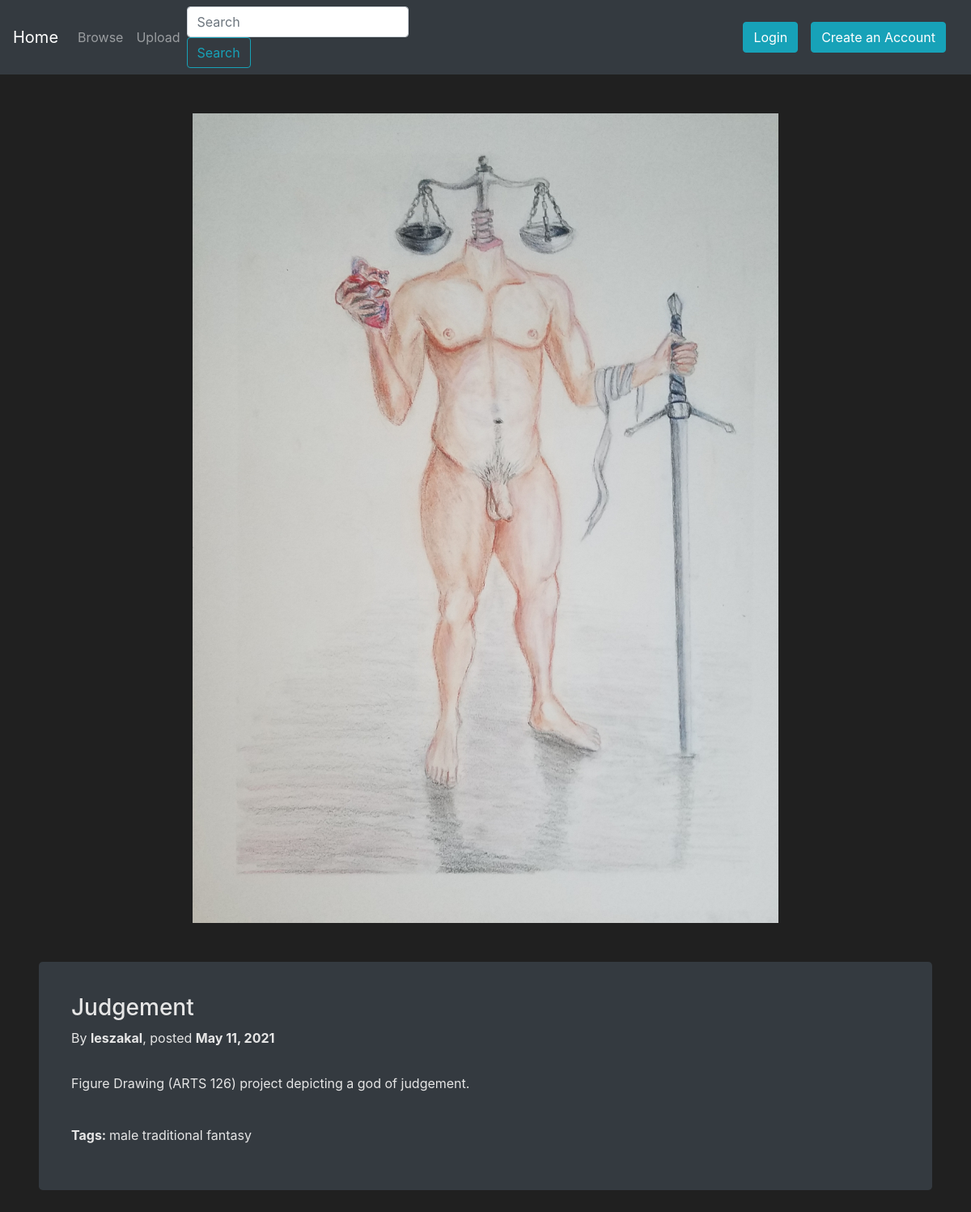
Page /posts/1/ on the earlier database version.
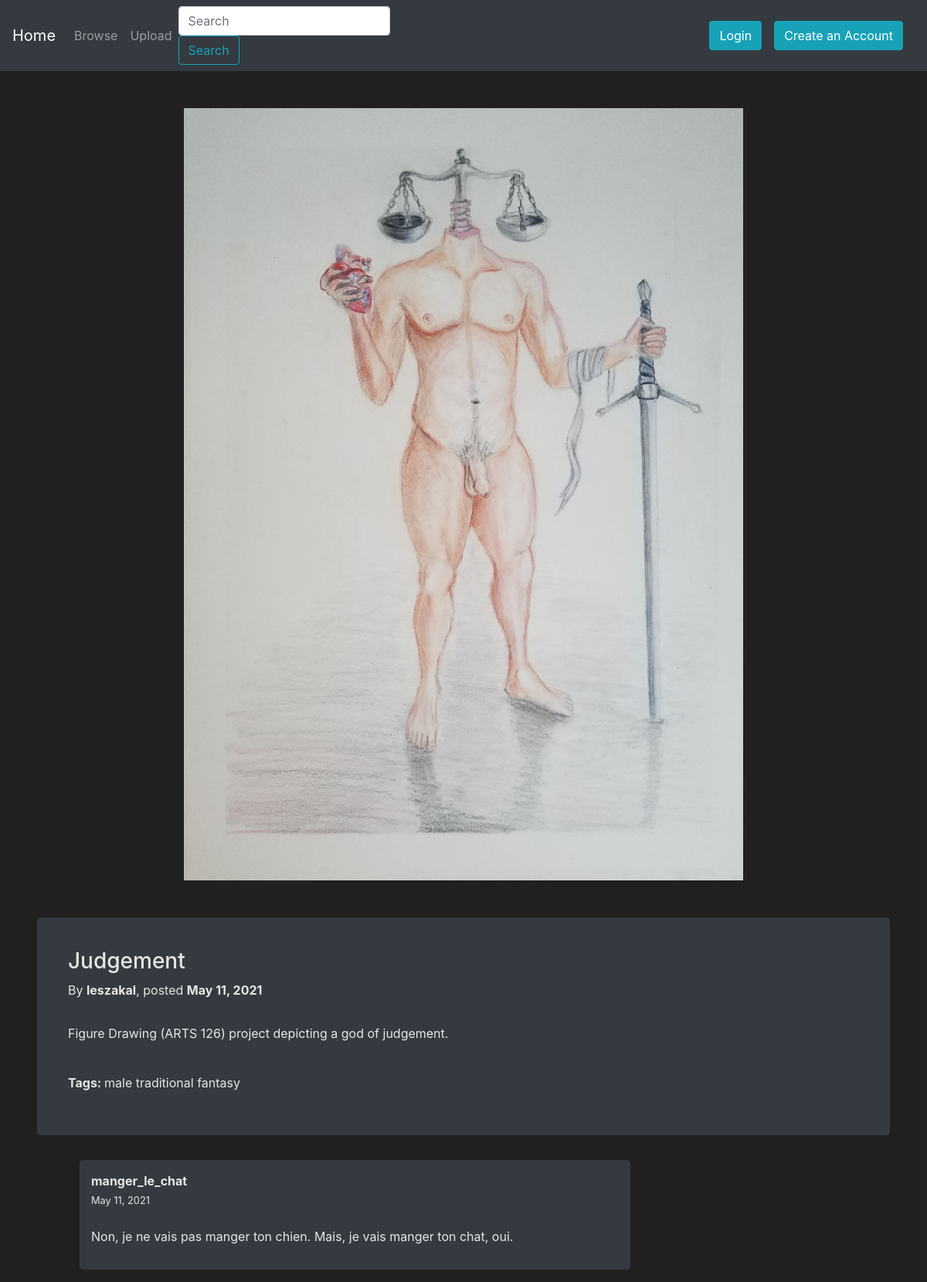
Same page on the later database version.
### posts/models.py (models this page shows)
class Post(models.Model):
    user = models.ForeignKey(User, on_delete=models.CASCADE)
    image = models.ImageField(upload_to='images/')
    title = models.CharField(max_length=60)
    description = models.TextField(max_length=500)
    tags = TaggableManager()
    timestamp = models.DateField(auto_now_add=True)
    private_status = models.BooleanField(default=False)

class Comment(models.Model):
    post = models.ForeignKey(Post, on_delete=models.CASCADE)
    text = models.TextField(max_length=400)
    user = models.ForeignKey(User, on_delete=models.CASCADE)
    timestamp = models.DateField(auto_now_add=True)
    timestamp_edited = models.DateField(auto_now=True)

### posts/views.py (the view, shortened to what this page needs)
# urls.py: path('posts/<pk>/', PostDetailed.as_view(), name="post_detailed")
class PostDetailed(DetailView):
    model = Post
    def get_context_data(self, *args, **kwargs):
        context = super().get_context_data(*args, **kwargs)
        context['comment_form'] = CommentForm
        return context

### templates/posts/post_detail.html (shortened to what this page needs)
<!DOCTYPE html>
<html>
<head>
  {% include "bootstrap.html" %}
  {% load crispy_forms_tags %}
  {% load static %}
  <link rel="stylesheet" href="{% static 'CSS/style.css' %}">
</head>
<body>
  {% include "navbar.html" %}
  {% if object.private_status == True and not user.is_authenticated %}
  <div class="container">
    <div class="jumbotron mt-5 bg-dark">
      <h3>You must be logged in to view this post.</h3>
      <p>Please <a href="/login">login</a> or <a href="/signup">create an account</a> to continue.</p>
    </div>
  </div>
  {% else %}
  <div class="container mt-5">
    <img src="{{ object.image.url }}" alt="{{ object.title }}" class="center">
  </div>
  <div class="jumbotron mt-5 ml-5 mr-5 bg-dark">
    <h3>{{ object.title }}</h3>
    <p class="pb-3">By <b>{{ object.user }}</b>, posted <b>{{ object.timestamp }}</b></p>
    <p>{{ object.description }}</p>
    <p class="pt-4"><b>Tags: </b>
    {% for tag in object.tags.all %}
    {{ tag }}
    {% endfor %}
    </p>
  </div>
  <div class="container ml-5">
    <ul>
      {% for comment in object.comment_set.all %}
      <li>
        <div class="jumbotron bg-dark col-8" id="jumbo-comment">
          <b>{{ comment.user }}</b><br>
          <small>{{ comment.timestamp }}</small><br><br>
          <p>{{ comment.text }}</p>
        </div>
      </li>
      {% endfor %}
    </ul>
  </div>
  {% endif %}
</body>
<html>

### templates/bootstrap.html (shortened to what this page needs)
<link rel="stylesheet" href="https://stackpath.bootstrapcdn.com/bootstrap/4.3.1/css/bootstrap.min.css">

### templates/navbar.html (shortened to what this page needs)
<nav class="navbar navbar-expand-lg navbar-dark bg-dark">
  <a class="navbar-brand" href="/">Home</a>
  <div class="collapse navbar-collapse" id-"navbarSupportedContent">
    <ul class="navbar-nav mr-auto">
      <li class="nav-item">
        <a class="nav-link" href="/browse_recent">Browse</a>
      </li>
      <li>
        <a class="nav-link" href="/upload">Upload</a>
      </li>
    </ul>
    <form class="form-inline my-2 my-lg-0">
      <input class="form-control mr-sm-2" type="search" placeholder="Search" aria-label="Search">
      <button class="btn btn-outline-info my-2 my-sm-0" type="submit">Search</button>
    </form>
    <div class="container ml-auto">
      <ul class="navbar-nav justify-content-end">
        {% if user.is_authenticated %}
          <li class="nav-item">
            <a class="btn btn-danger" href="/logout">Logout</a>
          </li>
        {% else %}
          <li class="nav-item">
            <a class="btn btn-info" href="/login">Login</a>
          </li>
          <li class="nav-item pl-3">
            <a class="btn btn-info" href="/signup">Create an Account</a>
          </li>
        {% endif %}
      </ul>
    </div>
  </div>
</nav>

### static/CSS/style.css (style rules this page uses)
body { background-color: #202020; color: #e6e6e6; }
a { color: #61D3D4; }
img { max-width: 1000px; max-height: 1000px; }
ul { list-style-type: none; }
.center { display: block; margin-left: auto; margin-right: auto; }
.jumbotron { padding: 40px; }
#jumbo-comment { padding: 15px; margin-bottom: 15px; }

Differences in the rows shown:
added Comment: user "manger_le_chat", timestamp "May 11, 2021", text "Non, je ne vais pas manger ton chien. Mais, je vais manger ton chat, oui."
